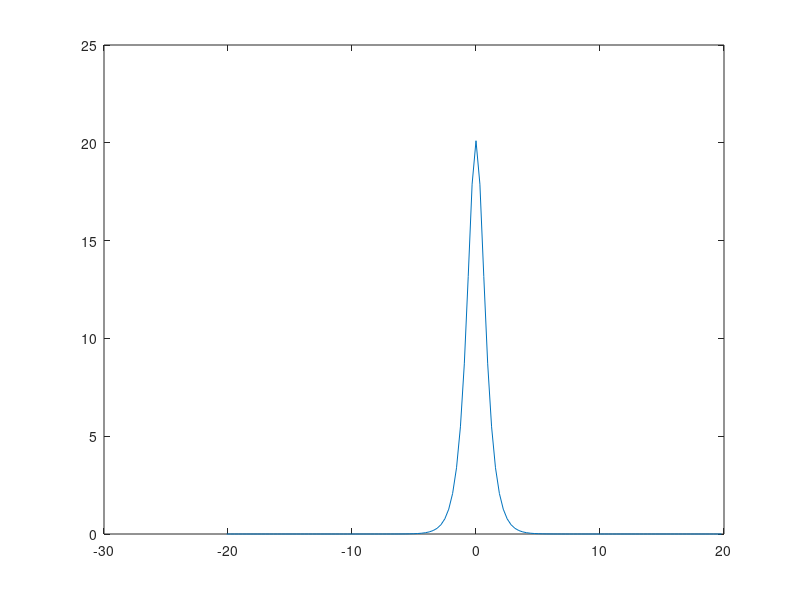

MATLAB code to generate this figure:
clear all; close all; clc;

L=20; % Number of fundamental frequencies
n=128;

x2=linspace(-L/2,L/2,n+1); x=x2(1:n);

% Frequencies
k=(2*pi/L)*[0:n/2-1 -n/2:-1];

u=sech(x); % function
ud=-sech(x).*tanh(x); % first deriv (exact)
u2d=sech(x)-2*sech(x).^3;% second deriv (exact)

ut=fft(u); % Fourier Transform

uds=ifft( (i*k).*ut ); % Approximate first deriv
u2ds=ifft( (i*k).^2.*ut );  % Approximate second deriv

ks=fftshift(k);
% X axis is Frequencies
%plot(x,u);
plot(ks,abs(fftshift(ut)))
%plot(x,ud,'r', x,uds,'mo');
% ^^^ Plots the strength of each frequency

